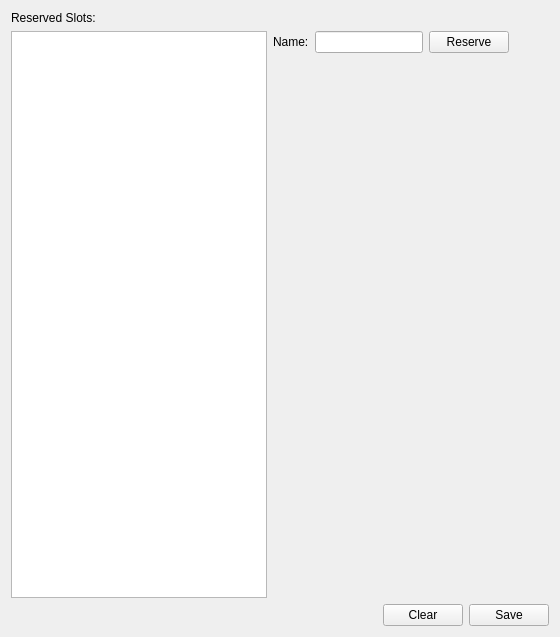
     <widget class="QWidget" name="tab_rs">
      <attribute name="title">
       <string>Reserved Slots</string>
      </attribute>
      <layout class="QGridLayout" name="gridLayout_16">
       <item row="0" column="0" colspan="2">
        <widget class="QLabel" name="label_rs">
         <property name="text">
          <string>Reserved Slots:</string>
         </property>
        </widget>
       </item>
       <item row="1" column="0" rowspan="2">
        <widget class="QListWidget" name="listWidget_rs">
         <property name="locale">
          <locale language="English" country="UnitedStates"/>
         </property>
        </widget>
       </item>
       <item row="1" column="1">
        <layout class="QHBoxLayout" name="horizontalLayout_6">
         <item>
          <widget class="QLabel" name="label_rs_player">
           <property name="locale">
            <locale language="English" country="UnitedStates"/>
           </property>
           <property name="text">
            <string>Name:</string>
           </property>
          </widget>
         </item>
         <item>
          <widget class="QLineEdit" name="lineEdit_rs_player">
           <property name="locale">
            <locale language="English" country="UnitedStates"/>
           </property>
          </widget>
         </item>
         <item>
          <widget class="QPushButton" name="pushButton_rs_reserve">
           <property name="locale">
            <locale language="English" country="UnitedStates"/>
           </property>
           <property name="text">
            <string>Reserve</string>
           </property>
          </widget>
         </item>
         <item>
          <spacer name="horizontalSpacer_14">
           <property name="orientation">
            <enum>Qt::Horizontal</enum>
           </property>
           <property name="sizeHint" stdset="0">
            <size>
             <width>40</width>
             <height>20</height>
            </size>
           </property>
          </spacer>
         </item>
        </layout>
       </item>
       <item row="2" column="1">
        <spacer name="verticalSpacer_8">
         <property name="orientation">
          <enum>Qt::Vertical</enum>
         </property>
         <property name="sizeHint" stdset="0">
          <size>
           <width>20</width>
           <height>545</height>
          </size>
         </property>
        </spacer>
       </item>
       <item row="3" column="0" colspan="2">
        <layout class="QHBoxLayout" name="horizontalLayout_5">
         <item>
          <spacer name="horizontalSpacer_6">
           <property name="locale">
            <locale language="English" country="UnitedStates"/>
           </property>
           <property name="orientation">
            <enum>Qt::Horizontal</enum>
           </property>
           <property name="sizeHint" stdset="0">
            <size>
             <width>40</width>
             <height>20</height>
            </size>
           </property>
          </spacer>
         </item>
         <item>
          <widget class="QPushButton" name="pushButton_rs_clear">
           <property name="locale">
            <locale language="English" country="UnitedStates"/>
           </property>
           <property name="text">
            <string>Clear</string>
           </property>
          </widget>
         </item>
         <item>
          <widget class="QPushButton" name="pushButton_rs_save">
           <property name="text">
            <string>Save</string>
           </property>
          </widget>
         </item>
        </layout>
       </item>
      </layout>
     </widget>
